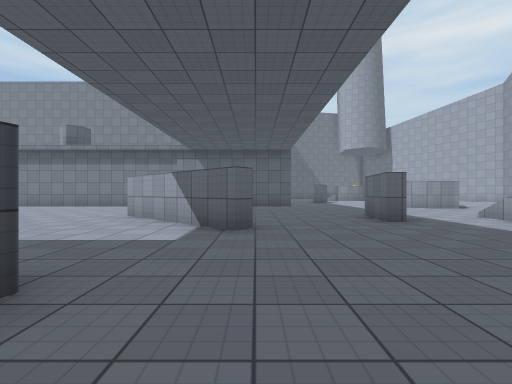
[1] (above)

15 first-person views from a walk through a Unity game level. The camera is 1.2 m above the floor, looks level and sees 85° across. The floor is counted in squares, 2 m on a side. Each view is taken from the middle of a square. On the plan, view 1 faces up. The plan holds only what a view shows up to about 9 squares ahead; the rest is blank. The place goes on beyond the plan. The player character is not drawn. Surface patterns are stand-ins for the level's own textures.

[2]
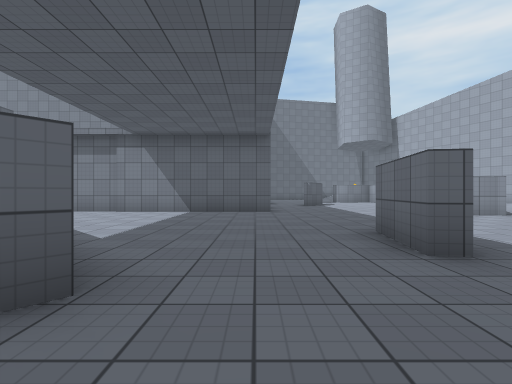

[3]
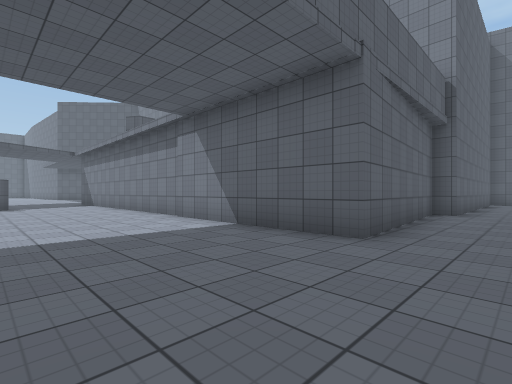

[4]
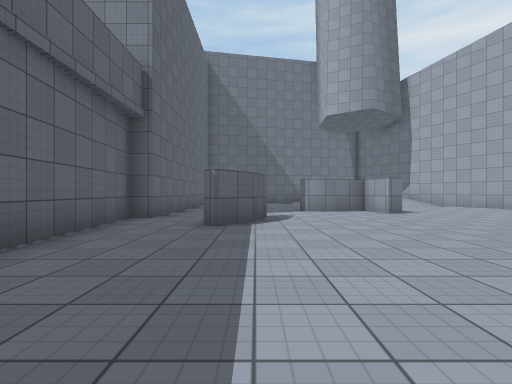

[5]
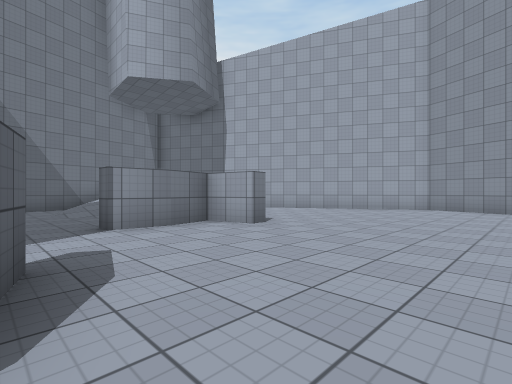

[6]
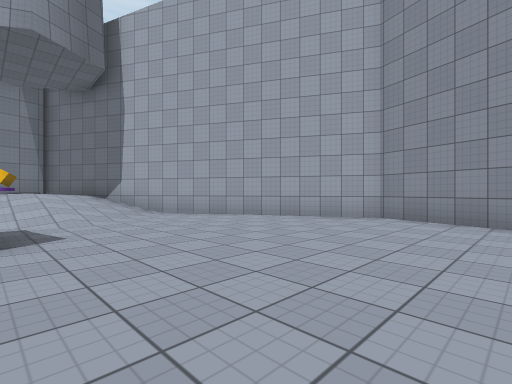

[7]
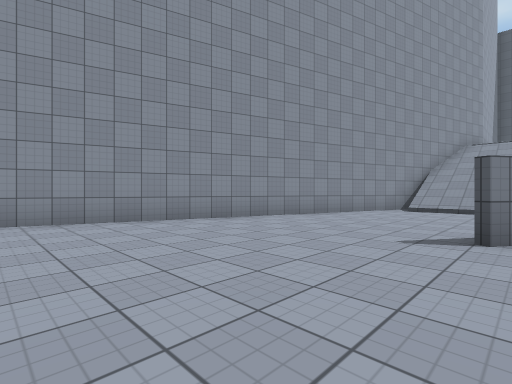

[8]
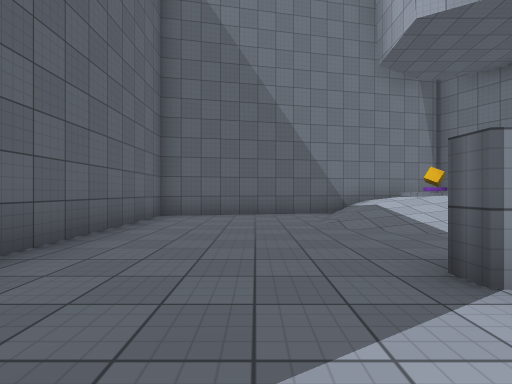

[9]
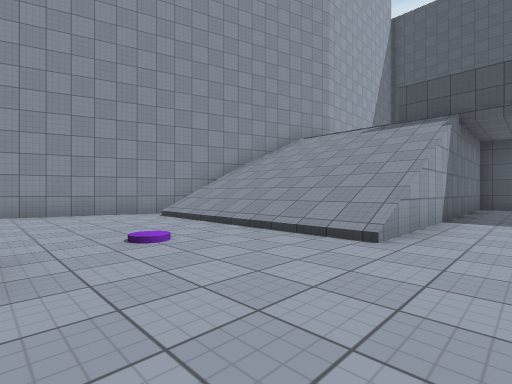

[10]
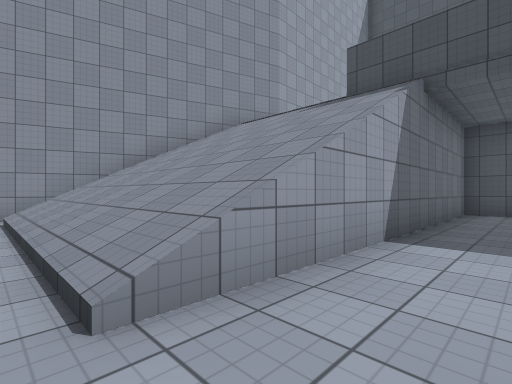

[11]
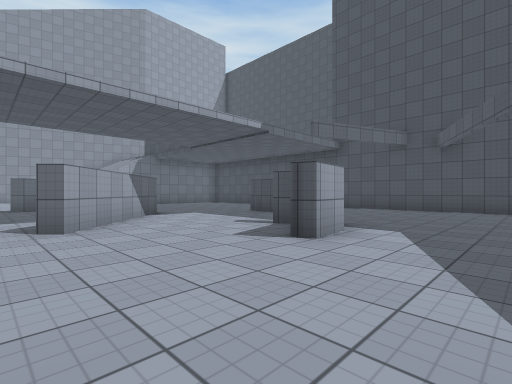

[12]
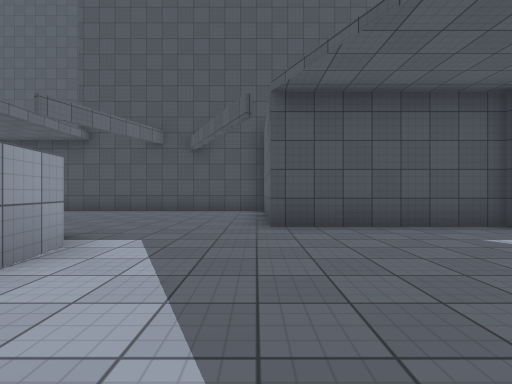

[13]
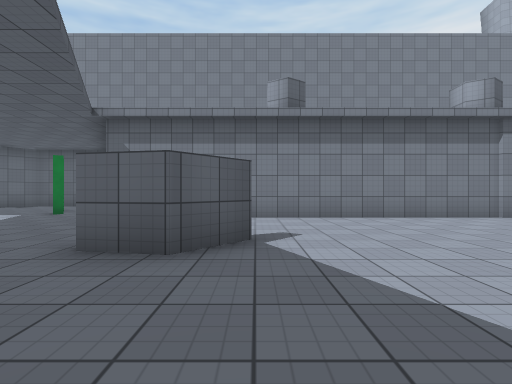

[14]
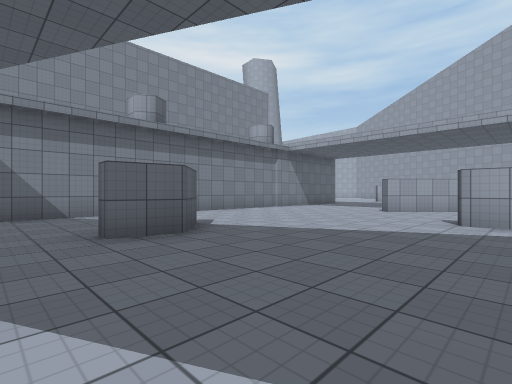

[15]
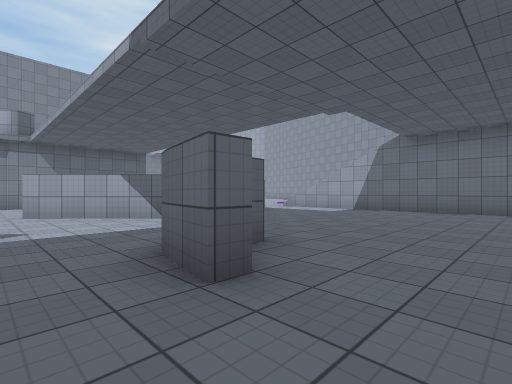

### Floor plan
Key: @ floor where view 1 was taken; # wall or solid block; . main floor; : floor 1 m higher than the main floor; / step, stairs or slope; O other object.
Columns run from 12 left of view 1 to 15 right of it. Each row starts with its distance up from view 1.
 26                     ###
 25               ######
 24              ##...///O ##
 23              #....///://#
 22              #....//////##
 21              #...../////.#
 20              #.......//..##
 19              #....###.....#
 18              #......#.....##
 17              #.............#
 16              #..#..........#
 15              #..#..........#
 14              #............##
 13              #............#
 12 ##############......#.....#
 11 .................. # ....##
 10 .........................#
  9 .........................#
  8 ..##....................##
  7 .........##....#........#
  6 ..........##...#../////.#
  5 ......#....#....../////##
  4 ......##........../////#
  3 ................../////#
  2 ////..............#///##
  1     ......#.......    #
  0     ........@.....    #
 -1     ..............
 -2     ######/     //
 -3          ##

Where each view was taken, in squares from view 1:
view 1: 0 up, 0 right, facing up
view 2: 3 up, 1 right, facing up
view 3: 8 up, 3 right, facing up-left
view 4: 10 up, 4 right, facing up
view 5: 14 up, 4 right, facing up-right
view 6: 14 up, 8 right, facing up-right
view 7: 16 up, 8 right, facing down-right
view 8: 17 up, 4 right, facing up
view 9: 10 up, 4 right, facing down-right
view 10: 7 up, 4 right, facing down-right
view 11: 8 up, 8 left, facing down-right
view 12: 7 up, 8 left, facing down
view 13: 5 up, 9 left, facing up
view 14: 4 up, 12 left, facing up-right
view 15: 1 down, 4 left, facing up-right
